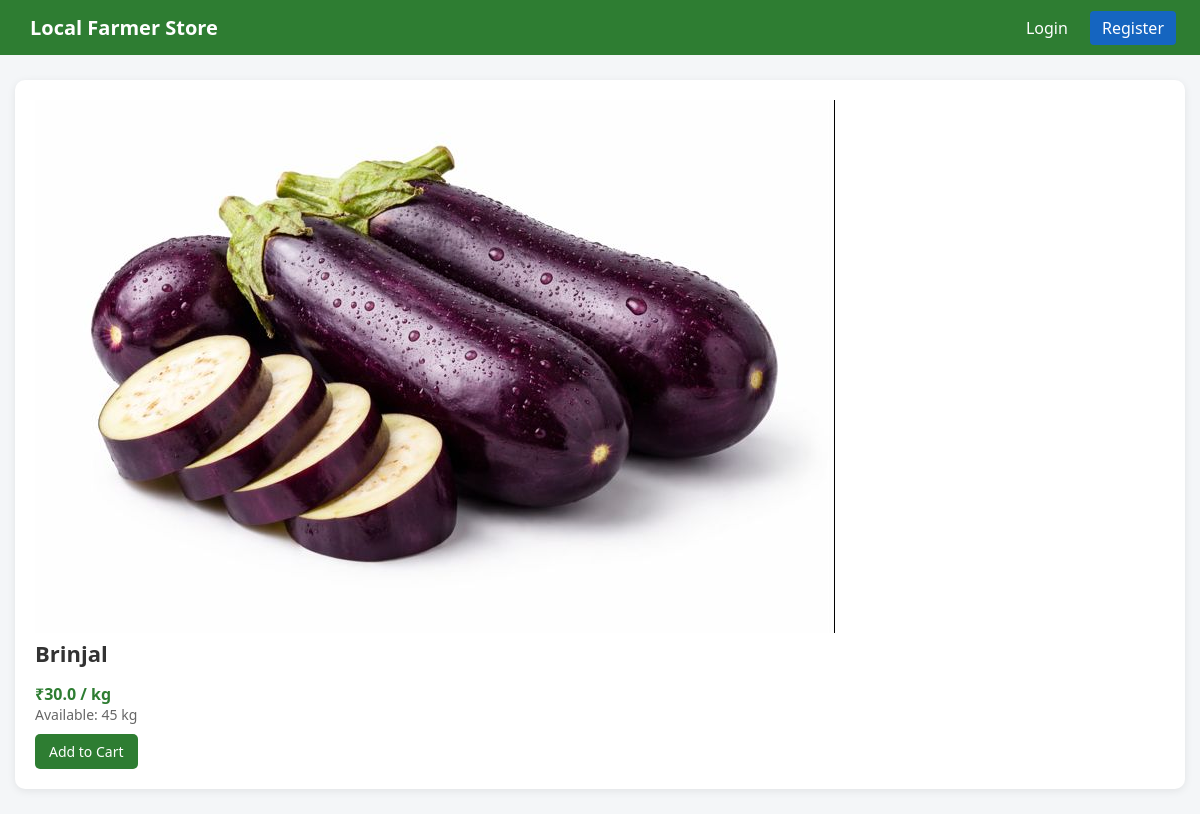
Before: /product/29 with the older database file.
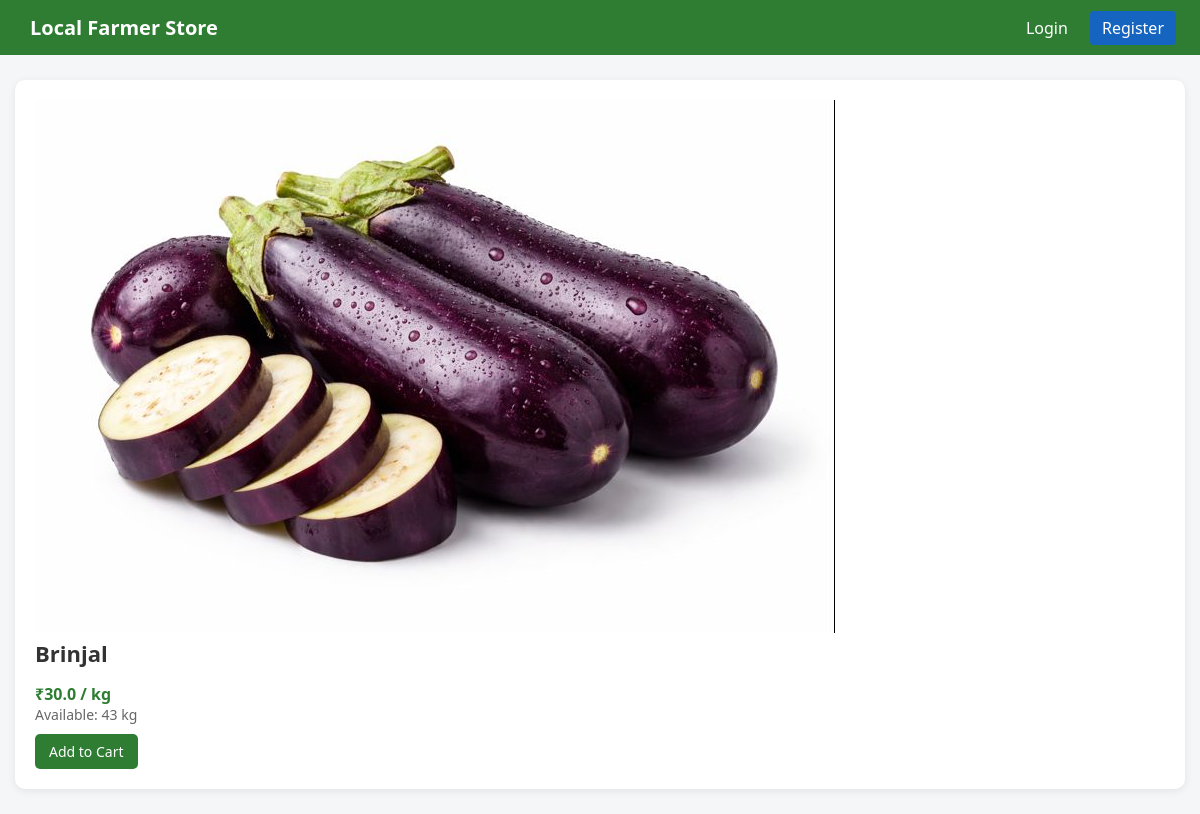
After: the same page with the newer database file.
### tables this page shows
CREATE TABLE products (
    id INTEGER PRIMARY KEY AUTOINCREMENT,
    name TEXT,
    price REAL,
    quantity INTEGER,
    farmer_id INTEGER
, image TEXT);

### app.py (the view)
@app.route("/product/<int:product_id>")
def product_details(product_id):
    db = get_db()
    product = db.execute(
        "SELECT * FROM products WHERE id = ?",
        (product_id,)
    ).fetchone()
    if product is None:
        return "Product not found", 404
    return render_template("product_details.html", product=product)

### app.py (called while the page is built)
def get_db():
    conn = sqlite3.connect("store.db")
    conn.row_factory = sqlite3.Row
    return conn

### templates/product_details.html
{% extends "layout.html" %}
{% block content %}
<div class="page-box">
  <div class="product-detail-card">
    <div class="product-detail-image">
      <img
        src="{{ url_for('static', filename='images/' ~ (product.image if product.image else 'default.jpg')) }}"
        alt="{{ product.name }}"
      >
    </div>
    <div class="product-detail-info">
      <h2>{{ product.name|title }}</h2>
      <p class="price">₹{{ product.price }} / kg</p>
      <p class="qty">Available: {{ product.quantity }} kg</p>
      <a
        href="{{ url_for('add_to_cart', product_id=product.id) }}"
        class="btn green"
      >
        Add to Cart
      </a>
    </div>
  </div>
</div>
{% endblock %}

Changed rows visible on the page:
changed products "Brinjal": quantity "45" → "43"
